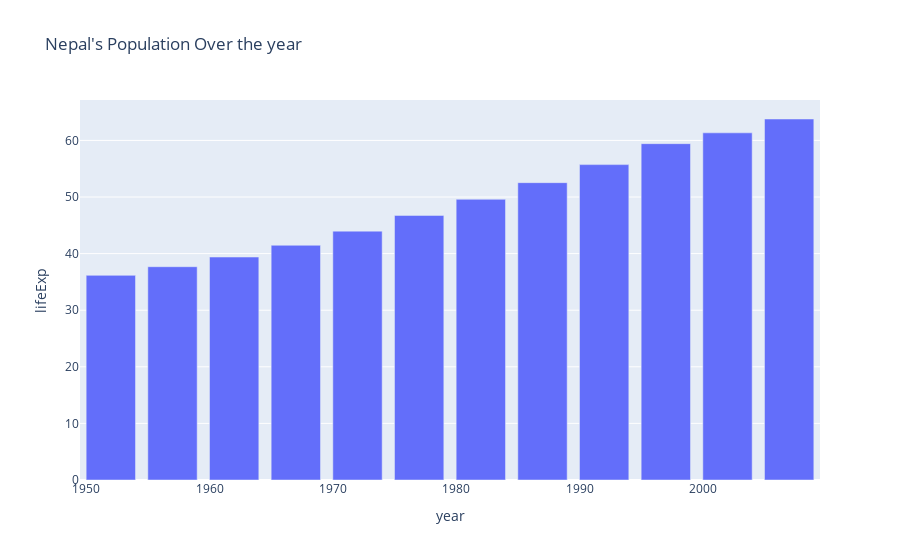

Here is the notebook cell this chart was saved with:
### Code cell
px.bar(nepal,x='year',y='lifeExp',title="Nepal's Population Over the year")

### Figure 1 — Plotly figure (JSON) as saved in the notebook; plotly's stock layout.template omitted (floating-point values rounded to 4 significant figures)
{"data": [{"hovertemplate": "year=%{x}<br>lifeExp=%{y}<extra></extra>", "legendgroup": "", "marker": {"color": "#636efa", "pattern": {"shape": ""}}, "name": "", "orientation": "v", "showlegend": false, "textposition": "auto", "type": "bar", "x": [1952, 1957, 1962, 1967, 1972, 1977, 1982, 1987, 1992, 1997, 2002, 2007], "xaxis": "x", "y": [36.16, 37.69, 39.39, 41.47, 43.97, 46.75, 49.59, 52.54, 55.73, 59.43, 61.34, 63.78], "yaxis": "y"}], "layout": {"barmode": "relative", "legend": {"tracegroupgap": 0}, "title": {"text": "Nepal's Population Over the year"}, "xaxis": {"anchor": "y", "domain": [0, 1], "title": {"text": "year"}}, "yaxis": {"anchor": "x", "domain": [0, 1], "title": {"text": "lifeExp"}}}}
